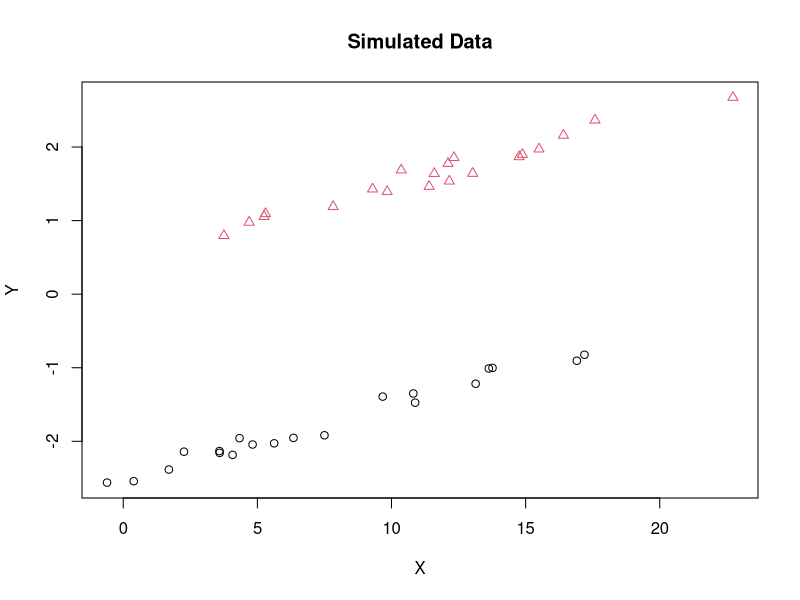

Reproduce this figure in R. (Note: a time limit stopped this script after it produced the figure.)
## ---- chunk 1
knitr::opts_chunk$set(echo = TRUE)
## ---- chunk 2
library(ggplot2)
## ---- chunk 3
simulate_ancova <- function(mu, alphas, beta, q, sigma_residual) {
  
  if (sum(alphas) != 0)
    stop ("alphas do not sum to 0")
  
  p <- length(alphas)
  Y <- numeric(p*q)
  group <- numeric(p*q)
  X <- numeric(p*q)
  row <- 1
  
  for (i in 1:p) {
    
    for(j in 1:q) {
      
      group[row] <- i
      X[row] <- rnorm(1, 10, 5)
      
      Y[row] <- mu + alphas[i] + beta * (X[row] - 10) + rnorm(1, 0, sigma_residual)
      
      row <- row + 1
    }
  }
  
  group <- factor(group)
  data.frame(Y, X, group)
  
}

data <- simulate_ancova(0, c(-1.5,1.5), 0.1, 20, 0.1)
data

plot(data$X, data$Y, pch = as.numeric(data$group), col = as.numeric(data$group),
     xlab = "X", ylab = "Y", main = "Simulated Data")
## ---- chunk 4

simulate_many <- function(n_simulations, mu, alphas, beta, q, sigma_residual) {
  
  values <- list()
  
  for(i in 1:n_simulations) {
    
    z <- simulate_ancova(mu = mu,alphas = alphas,beta = beta,q = q,sigma_residual = sigma_residual)
    
    values[[i]] <- z
  }
 
   values
}

## ---- chunk 5
n_sim <- 1000
alphas <- list(c(0,0), c(-0.15, 0.15), c(-0.3,0.3), c(-0.45,0.45))
betas <- c(0, 0.2, 0.4, 0.6)
q <- 30
sigma_residual <- 0.8
mu <- 0
mean_diff <- c(0,1,2,3)
prob_reject_null_with_cov <- numeric()
prob_reject_null_without_cov <- numeric()
mean_diff <- numeric()
beta <- numeric()
simulations <- vector()
row <- 1

for (i in alphas) {
  
  for (j in betas) {
    
    simulations <- simulate_many(n_sim, mu, i, j, q, sigma_residual)
    p_vals_wcov <- numeric()
    p_vals_wocov <- numeric()
   
     for (k in 1:n_sim) {
     
        p_vals_wcov[k] <- anova(lm(Y ~ X + group, data = simulations[[k]]))['group', 'Pr(>F)']
        
      p_vals_wocov[k] <- anova(lm(Y ~ group, data = simulations[[k]]))['group', 'Pr(>F)']
   
       }
   
     prob_reject_null_with_cov[row] <- sum(p_vals_wcov < 0.05) / n_sim
    prob_reject_null_without_cov[row] <- sum(p_vals_wocov < 0.05) / n_sim
    
    mean_diff[row] <- i[2] * 2
    beta[row] <- j
    row <- row + 1
    
  }
}
results <- data.frame(mean_diff, beta, prob_reject_null_with_cov, prob_reject_null_without_cov)

results

results$beta <- as.factor(results$beta)

ggplot(data = results) + aes(x = mean_diff, y = prob_reject_null_with_cov, col = beta) +
  geom_point() +
  geom_line(aes(group = beta))

ggplot(data = results) + aes(x = mean_diff, y = prob_reject_null_without_cov, col = beta) +
  geom_point() +
  geom_line(aes(group = beta))
